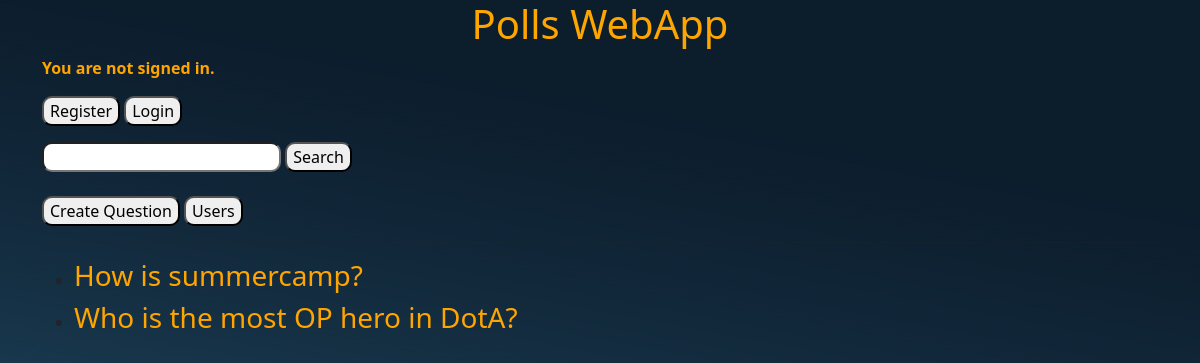
The app's page /, older data.
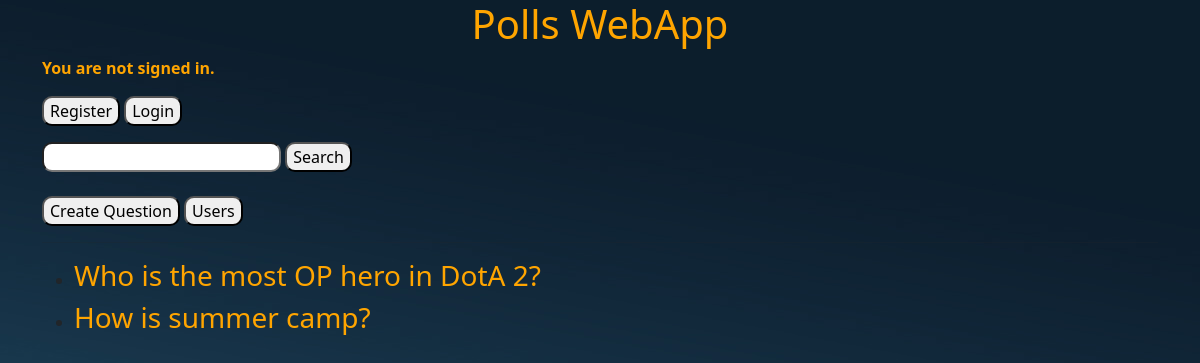
The same page, newer data.
### polls/models.py (models this page shows, shortened)
class Question(models.Model):
    title = models.TextField()
    user = models.ForeignKey(User, on_delete=models.CASCADE)
    pub_date = models.DateField(auto_now_add=True)
    mod_date = models.DateField(auto_now=True)
    class Meta:
        ordering = ["-pub_date"]

### polls/views.py (the view)
# urls.py: path("", views.index_view, name="index"),
def index_view(request, q: str | None = None):
    questions = Question.objects.all()
    q = request.GET.get("q")
    if q:
        questions = questions.filter(title__icontains=q)
    context = {"questions": questions[:5]}
    return render(request, "index.html", context=context)

### templates/index.html (shortened to what this page needs)
{% extends "layout.html" %}
{% block body %}
<div>
    <div>
        <form method="get" action="{% url 'polls:index' %}">
            <input type="text" name="q" />
            <button type="submit">Search</button>
        </form>
        <br>
        <a href="{% url 'polls:question_create' %}"><button type="button">Create Question</button></a>
        <a href="{% url 'polls:user_list' %}"><button type="button">Users</button></a>
    </div>
    <hr>
    <ul>
        {% for question in questions %}
            <li><h3><a href="{% url 'polls:question_details' question.id %}">{{ question.title }}</a></h3></li>
        {% empty %}
            <p>No questions available at the moment...</p>
        {% endfor %}
    </ul>
</div>
{% endblock %}

Row changes from the older to the newer data that the page shows:
changed Question: title "How is summercamp?" → "Who is the most OP hero in DotA 2?"
changed Question: title "Who is the most OP hero in DotA?" → "How is summer camp?"
